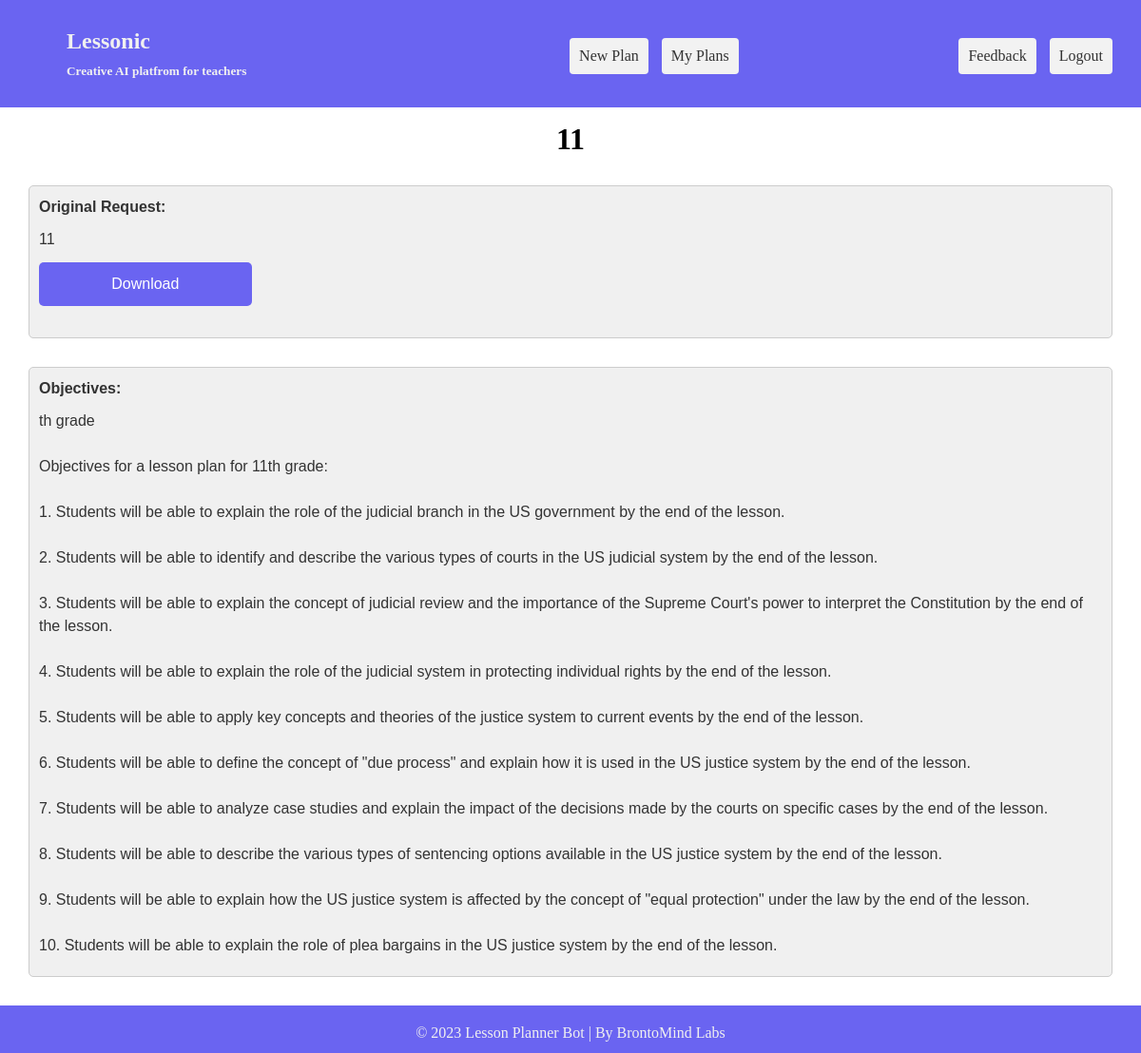
Screenshot of /lessons/view?r=KW12OVVJ5RA1DM (signed in) with the database file from the repository.
### app/edu/database/models/ModelLessonDesign.py (models this page shows, shortened)
class ModelLessonDesign(db.Model):
    __tablename__ = 'lesson_design'
    id = Column(String, primary_key=True, unique=True)
    lesson_design_name = Column(String)
    desc = Column(String)
    user_id = Column(String)
    created_on = Column(String)
    updated_on = Column(String)

### app/edu/database/models/ModelLessonDesignSection.py (models this page shows, shortened)
class ModelLessonDesignSection(db.Model):
    __tablename__ = 'lesson_design_section'
    id = Column(String, primary_key=True, unique=True)
    lesson_design_section = Column(String)
    content = Column(String)
    lesson_design_id = Column(String)
    created_on = Column(String)
    updated_on = Column(String)

### app/modules/lessons/routes.py (the view)
@blueprint.route('/lessons/view', methods=['POST', 'GET'])
@login_required
def viewreport():
    lessons_controller = LessonsController()
    report_id = request.args.get('r')
    return lessons_controller.get_report(report_id)

### app/__init__.py (called while the page is built)
def configure_database(app):
    @app.before_first_request
    def initialize_database():
        db.create_all()
    @app.teardown_request
    def shutdown_session(exception=None):
        db.session.remove()

### app/base/models.py (called while the page is built)
@login_manager.user_loader
def user_loader(id):
    return User.query.filter_by(id=id).first()

### app/edu/controllers/LessonsController.py (called while the page is built)
    def get_report(self, report_id):
        crudlessondesign = CRUDLessonDesign()
        lessondesign = crudlessondesign.retrieve(report_id)
        crudlessondesignsection = CRUDLessonDesignSection()
        lessonsections = crudlessondesignsection.retrieve(lessondesign.id)
        lesson_sections = {}
        for lessonsection in lessonsections:
            lesson_sections[lessonsection.lesson_design_section] = lessonsection.content
        return render_template("lessons/lessonview.html", lesson_sections=lesson_sections, desc=lessondesign.desc, reportname=lessondesign.lesson_design_name)

### app/edu/database/crud/CRUDLessonDesign.py (called while the page is built)
    def retrieve(self, report_id):
        modellessondesign = ModelLessonDesign.query.with_entities(ModelLessonDesign.id, ModelLessonDesign.desc, ModelLessonDesign.lesson_design_name).filter_by(id=report_id).first()
        return modellessondesign

### app/edu/database/crud/CRUDLessonDesignSection.py (called while the page is built)
    def retrieve(self, lesson_design_id):
        modellessondesign = ModelLessonDesignSection.query.filter_by(lesson_design_id=lesson_design_id).all()
        return modellessondesign

### app/templates/lessons/lessonview.html (shortened to what this page needs)
{% extends 'layouts/base_logged.html' %}
{% block content %}
    <div style="padding-top: 15px;">
        <h1 style="text-align: center">{{ reportname }}</h1>
    </div>
    <div class="paragraph-box">
        <p style="font-weight: bold">Original Request:</p>
        <p>{{ desc }}</p>
    <button class="small_button align-right">Download</button>
    </div>
    {% for key, value in lesson_sections.items() %}
        <div class="paragraph-box">
            <p style="font-weight: bold">{{ key }}:</p>
            <p>{{ value | safe }}</p>
        </div>
    {% endfor %}
{% endblock content %}

### app/static/css/main.css (style rules this page uses)
* { margin: 0; padding: 0; box-sizing: border-box; }
p { font-family: Arial, sans-serif; font-size: 16px; color: #333333; margin-bottom: 10px; line-height: 1.5; }
.paragraph-box { background-color: #f0f0f0; margin: 30px; padding: 10px; border: 1px solid #cccccc; border-radius: 5px; }
.small_button { text-align: center; width: 20%; font-size: 16px; border-radius: 5px; padding: 14px 25px; border: none; font-weight: 500; background-color: #6a64f1; color: white; cursor: pointer; margin-top: 25px; }
.align-right { top: 50%; right: 0; transform: translateY(-50%); }

### rows the page displays
ModelLessonDesign: lesson_design_name "11", desc "11"
ModelLessonDesignSection: lesson_design_section "Objectives", content "th grade Objectives for a lesson plan for 11th grade: 1. Students will be able to explain the role of the judicial branch in the US government by the end of the lesson. 2. Students will be able to identify and describe the various types of courts in the US judicial system by the end of the lesson. 3. Students will be able to explain the concept of judicial review and the importance of the Supreme Court's power to interpret the Constitution by the end of the lesson. 4. Students will be able to explain the role of the judicial system in protecting individual rights by the end of the lesson. 5. Students will be able to apply key concepts and theories of the justice system to current events by…"
